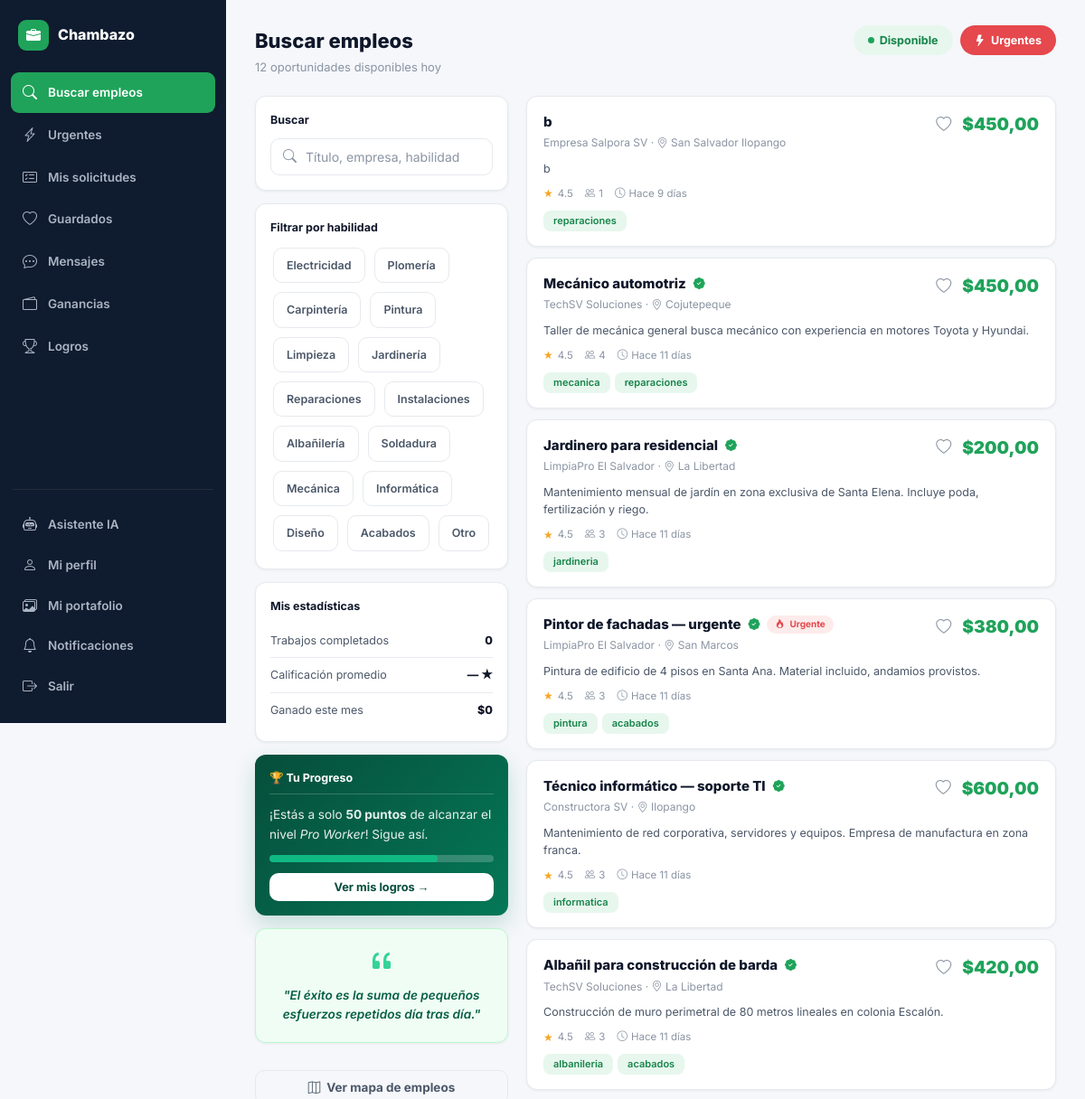
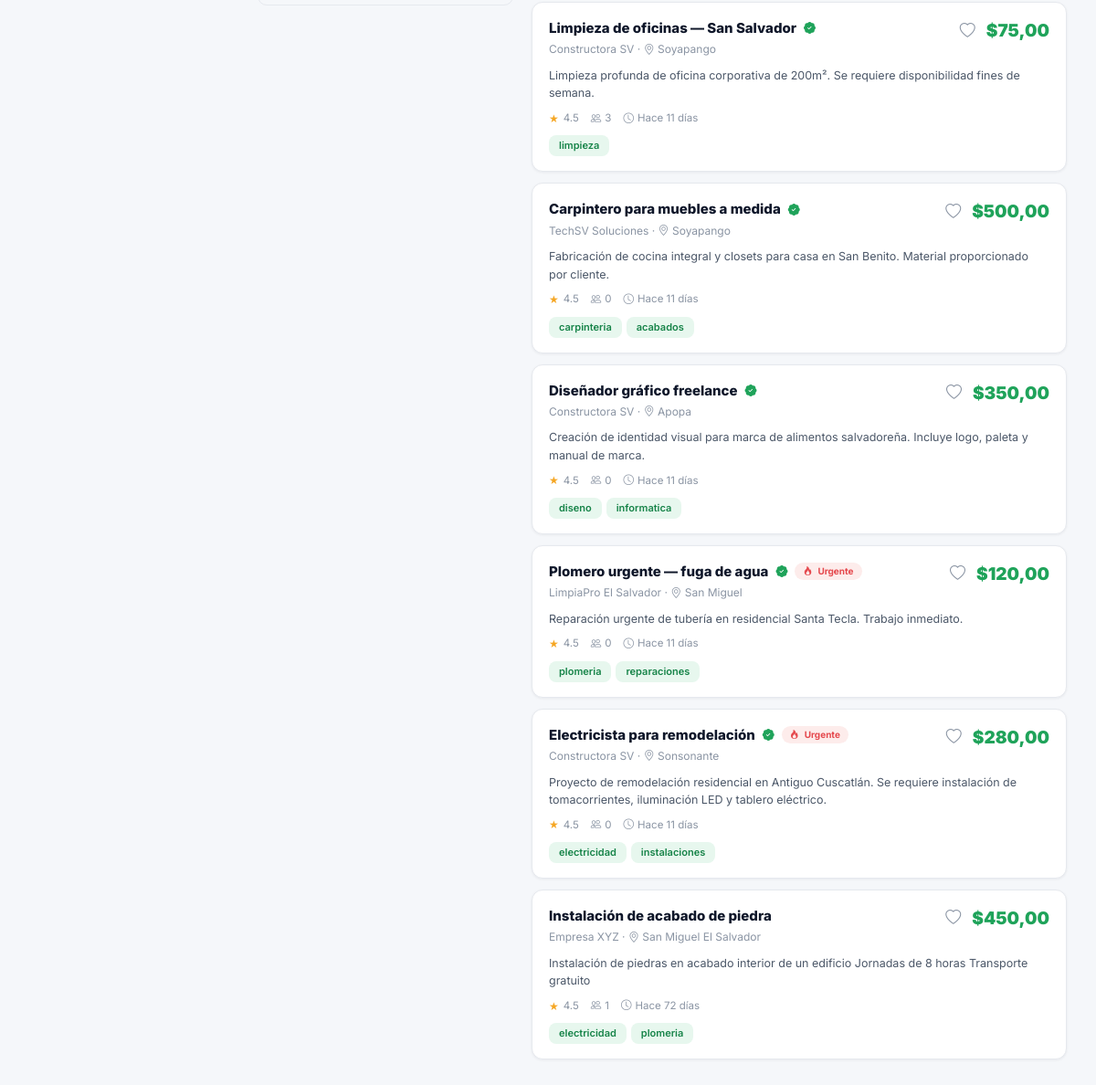
Page /inicio/ (signed in) on the committed database (2 pictures, top to bottom).
### core/models.py (models this page shows, shortened)
class UserProfile(models.Model):
    ROL_CHOICES = [('trabajador', 'Trabajador'), ('contratista', 'Contratista')]
    user        = models.OneToOneField(User, on_delete=models.CASCADE, related_name='profile')
    rol         = models.CharField(max_length=20, choices=ROL_CHOICES)
    telefono    = models.CharField(max_length=20, blank=True)
    ubicacion   = models.CharField(max_length=100, blank=True)
    lat         = models.FloatField(null=True, blank=True)
    lng         = models.FloatField(null=True, blank=True)
    descripcion = models.TextField(blank=True)
    habilidades = models.JSONField(default=list, blank=True)
    empresa     = models.CharField(max_length=100, blank=True)
    foto        = models.ImageField(upload_to='fotos/', null=True, blank=True)
    verificado  = models.BooleanField(default=False)
    calificacion= models.FloatField(default=0.0)
    total_trabajos = models.IntegerField(default=0)
    notif_email = models.BooleanField(default=True)
    notif_sistema = models.BooleanField(default=True)
    disponible  = models.BooleanField(default=True)   # activo para contratar
    tarifa_hora = models.DecimalField(max_digits=8, decimal_places=2, null=True, blank=True)
    experiencia_anos = models.PositiveIntegerField(default=0)
    portfolio_url = models.URLField(blank=True)
    dui         = models.CharField(max_length=20, blank=True, help_text='Documento Único de Identidad')
    vehiculo    = models.CharField(max_length=30, choices=[
        ('ninguno', 'Ninguno / Transporte público'),
        ('moto', 'Motocicleta'),
        ('carro', 'Automóvil'),
        ('camioneta', 'Camioneta / Pick-up'),
    ], default='ninguno')
    cv_pdf = models.FileField(upload_to='cvs/', null=True, blank=True, help_text='Curriculum Vitae (PDF u otro doc)')
    certificaciones = models.TextField(blank=True, help_text='Postgrados, certificaciones o cursos realizados')
    disponibilidad_horario = models.CharField(max_length=100, blank=True, help_text='Ej: Lunes a Viernes, Fines de semana, Turno completo')
    contacto_emergencia = models.CharField(max_length=150, blank=True)
    nivel_educativo = models.CharField(max_length=50, blank=True, choices=[
        ('basica', 'Educación Básica'),
        ('media', 'Bachillerato / Secundaria'),
        ('tecnico', 'Técnico Vocacional'),
        ('universitario', 'Universitario / Superior')
    ], default='media')
    idiomas = models.CharField(max_length=150, blank=True, help_text='Ej: Inglés (Básico), Español (Nativo)')
    referencias_personales = models.TextField(blank=True, help_text='Nombres y teléfonos de referencias')
    expectativa_salarial = models.CharField(max_length=50, blank=True, help_text='Ej: $400 - $600 mensual')
    nit_nrc     = models.CharField(max_length=30, blank=True, help_text='NIT o NRC fiscal')
    giro_comercial = models.CharField(max_length=150, blank=True, help_text='Giro o actividad económica')
    sitio_web   = models.URLField(blank=True)
    redes_sociales = models.CharField(max_length=255, blank=True, help_text='LinkedIn / Instagram / Facebook')
    contacto_cargo = models.CharField(max_length=100, blank=True, help_text='Cargo o departamento de contacto')
    anos_operacion = models.PositiveIntegerField(default=0, help_text='Años de operar en el mercado')
    cantidad_empleados = models.CharField(max_length=50, blank=True, choices=[
        ('1-10', '1 a 10 empleados'),
        ('11-50', '11 a 50 empleados'),
        ('51-200', '51 a 200 empleados'),
        ('200+', 'Más de 200 empleados')
    ], default='1-10')
    tipo_empresa = models.CharField(max_length=50, blank=True, choices=[
        ('privada', 'Empresa Privada'),
        ('publica', 'Institución Pública'),
        ('ong', 'ONG / Sin fines de lucro'),
        ('independiente', 'Profesional Independiente')
    ], default='privada')
    registro_fiscal = models.FileField(upload_to='documentos_fiscales/', blank=True, null=True, help_text='Sube una copia del registro de la empresa')
    @property
    def nombre_display(self):
        if self.rol == 'contratista' and self.empresa:
            return self.empresa
        return self.user.get_full_name() or self.user.username
    def match_score(self, trabajo):
        if not self.habilidades or not trabajo.habilidades_req:
            return 0
        mias = set(self.habilidades)
        req  = set(trabajo.habilidades_req)
        if not req:
            return 0
        return int(len(mias & req) / len(req) * 100)

class Trabajo(models.Model):
    ESTADO_VACANTE = [
        ('disponible', 'Disponible'),
        ('en_proceso', 'En proceso'),
        ('ocupada', 'Ocupada'),
    ]
    contratista   = models.ForeignKey(User, on_delete=models.CASCADE, related_name='trabajos_publicados')
    titulo        = models.CharField(max_length=200)
    categoria     = models.CharField(max_length=50, choices=CATEGORY_CHOICES)
    descripcion   = models.TextField()
    requisitos    = models.TextField(blank=True)
    beneficios    = models.TextField(blank=True)
    ubicacion     = models.CharField(max_length=200)
    lat           = models.FloatField(null=True, blank=True)
    lng           = models.FloatField(null=True, blank=True)
    presupuesto   = models.DecimalField(max_digits=10, decimal_places=2)
    es_urgente    = models.BooleanField(default=False)
    estado_vacante= models.CharField(max_length=20, choices=ESTADO_VACANTE, default='disponible')
    activo        = models.BooleanField(default=True)
    creado        = models.DateTimeField(auto_now_add=True)
    actualizado   = models.DateTimeField(auto_now=True)
    habilidades_req = models.JSONField(default=list, blank=True)
    vistas        = models.PositiveIntegerField(default=0)
    modalidad     = models.CharField(max_length=20, choices=[
        ('presencial','Presencial'), ('remoto','Remoto'), ('hibrido','Híbrido')
    ], default='presencial')
    duracion      = models.CharField(max_length=100, blank=True,
                                     help_text='Ej: 3 días, 1 semana')
    verificacion_requerida = models.BooleanField(default=False)
    fecha_inicio  = models.DateField(null=True, blank=True)
    fecha_limite  = models.DateField(null=True, blank=True)
    nivel_experiencia = models.CharField(max_length=30, choices=[
        ('sin_experiencia', 'Sin experiencia previa'),
        ('intermedio', 'Intermedio (1-3 años)'),
        ('experto', 'Experto (+3 años)')
    ], default='intermedio')
    herramientas  = models.CharField(max_length=30, choices=[
        ('empleador', 'Proporcionadas por el empleador'),
        ('trabajador', 'El trabajador debe traer sus herramientas'),
        ('ambos', 'Mixto')
    ], default='empleador')
    horario       = models.CharField(max_length=100, blank=True, help_text='Ej: 8:00 AM - 5:00 PM')
    vacantes_disponibles = models.PositiveIntegerField(default=1)
    transporte_propio = models.BooleanField(default=False)
    contacto_emergencia_sitio = models.CharField(max_length=150, blank=True)
    comision_plataforma = models.DecimalField(max_digits=8, decimal_places=2, default=0.00)
    tarifa_urgencia     = models.DecimalField(max_digits=8, decimal_places=2, default=0.00)
    total_a_pagar       = models.DecimalField(max_digits=10, decimal_places=2, default=0.00)
    pagado        = models.BooleanField(default=False)
    fecha_pago    = models.DateTimeField(null=True, blank=True)
    metodo_pago_id= models.CharField(max_length=100, blank=True, help_text='ID de transacción / comprobante de tarjeta')
    fecha_pago    = models.DateTimeField(null=True, blank=True)
    class Meta:
        ordering = ['-creado']
    @property
    def tiempo_relativo(self):
        from django.utils import timezone
        diff = timezone.now() - self.creado
        if diff.days > 0:
            return f"Hace {diff.days} día{'s' if diff.days > 1 else ''}"
        hours = diff.seconds // 3600
        if hours > 0:
            return f"Hace {hours} hora{'s' if hours > 1 else ''}"
        mins = diff.seconds // 60
        return f"Hace {mins} minutos"
    @property
    def candidatos_count(self):
        return self.solicitudes.count()

### core/views.py (the view)
# urls.py: path('inicio/', views.home_trabajador, name='home_trabajador'),
@login_required
def home_trabajador(request):
    qs = Trabajo.objects.filter(activo=True).select_related('contratista__profile')
    q = request.GET.get('q', '')
    categoria = request.GET.get('categoria', '')
    urgente = request.GET.get('urgente', '')
    if q:
        qs = qs.filter(Q(titulo__icontains=q) | Q(descripcion__icontains=q) | Q(ubicacion__icontains=q))
    if categoria:
        qs = qs.filter(categoria=categoria)
    if urgente:
        qs = qs.filter(es_urgente=True)
    profile = request.user.profile
    guardado_ids = set(TrabajoGuardado.objects.filter(usuario=request.user).values_list('trabajo_id', flat=True))
    trabajos_list = []
    for t in qs[:60]:
        t.match = profile.match_score(t)
        t.esta_guardado = t.pk in guardado_ids
        trabajos_list.append(t)
    mis_sols = Solicitud.objects.filter(trabajador=request.user)
    stats = {
        'completados': mis_sols.filter(estado='contratado').count(),
        'calificacion': profile.calificacion,
        'ganado_mes': _ganado_este_mes(request.user),
    }
    ctx = ctx_base(request)
    ctx.update({'trabajos': trabajos_list, 'stats': stats, 'active': 'buscar', 'skills': SKILL_CHOICES})
    return render(request, 'core/home_trabajador.html', ctx)

### core/context_processors.py (called while the page is built)
def global_settings(request):
    return {
        'GOOGLE_MAPS_KEY': getattr(settings, 'GOOGLE_MAPS_API_KEY', ''),
    }

### core/views.py (called while the page is built)
def ctx_base(request):
    ctx = {'GOOGLE_MAPS_KEY': settings.GOOGLE_MAPS_API_KEY}
    if request.user.is_authenticated:
        ctx['notif_count'] = Notificacion.objects.filter(usuario=request.user, leida=False).count()
        if request.user.profile.rol == 'trabajador':
            ctx['urgentes_count'] = Trabajo.objects.filter(activo=True, es_urgente=True).count()
            ctx['solicitudes_pend_count'] = Solicitud.objects.filter(
                trabajador=request.user, estado__in=['pendiente', 'en_revision']).count()
    return ctx

def _ganado_este_mes(user):
    hoy = timezone.now()
    total = Solicitud.objects.filter(
        trabajador=user, estado='contratado',
        actualizado__year=hoy.year, actualizado__month=hoy.month
    ).aggregate(s=Sum('trabajo__presupuesto'))['s']
    return total or 0

### core/templates/core/home_trabajador.html (shortened to what this page needs)
{% extends 'core/base.html' %}
{% block body %}
{% include 'core/_sidebar_trabajador.html' %}
<div class="page-hd">
  <div>
    <h1>Buscar empleos</h1>
    <p>{{ trabajos|length }} oportunidad{{ trabajos|length|pluralize:"es" }} disponible{{ trabajos|length|pluralize }} hoy</p>
  </div>
  <div class="pill-toggle">
    <span class="pill pill-green"><span class="pill-dot"></span>Disponible</span>
    <a href="{% url 'trabajos_urgentes' %}" class="pill pill-red"><i class="bi bi-lightning-fill"></i> Urgentes</a>
  </div>
</div>
<div class="layout-2col">
  <div>
    <div class="filter-card">
      <h4>Buscar</h4>
      <form method="get" id="searchForm">
        <div class="input-icon-wrap">
          <i class="bi bi-search"></i>
          <input type="text" name="q" value="{{ request.GET.q }}" class="form-control" placeholder="Título, empresa, habilidad">
        </div>
      </form>
    </div>
    <div class="filter-card">
      <h4>Filtrar por habilidad</h4>
      <div style="display:flex;flex-wrap:wrap;gap:4px;">
        {% for val, label in skills %}
        <a href="?categoria={{ val }}{% if request.GET.q %}&q={{ request.GET.q }}{% endif %}"
           class="cat-icon-btn {% if request.GET.categoria == val %}active{% endif %}">{{ label }}</a>
        {% endfor %}
      </div>
    </div>
    <div class="filter-card">
      <h4>Mis estadísticas</h4>
      <div class="mini-stat-row"><span class="lbl">Trabajos completados</span><span class="val">{{ stats.completados }}</span></div>
      <div class="mini-stat-row"><span class="lbl">Calificación promedio</span><span class="val">{{ stats.calificacion|default:"—" }} ★</span></div>
      <div class="mini-stat-row"><span class="lbl">Ganado este mes</span><span class="val t-green">${{ stats.ganado_mes }}</span></div>
    </div>
    <div class="filter-card" style="background:linear-gradient(135deg, #064e3b, #047857); color:#fff; border:none; box-shadow:0 10px 25px rgba(4,120,87,0.2);">
      <h4 style="color:#fff; border-bottom:1px solid rgba(255,255,255,0.2); padding-bottom:8px; margin-bottom:12px;">🏆 Tu Progreso</h4>
      <div style="font-size:0.85rem; margin-bottom:12px; opacity:0.9;">¡Estás a solo <strong>50 puntos</strong> de alcanzar el nivel <em>Pro Worker</em>! Sigue así.</div>
      <div style="background:rgba(255,255,255,0.2); height:8px; border-radius:4px; overflow:hidden; margin-bottom:12px;">
        <div style="width:75%; background:#10b981; height:100%; border-radius:4px;"></div>
      </div>
      <a href="{% url 'logros' %}" class="btn" style="background:#fff; color:#064e3b; width:100%; font-size:0.8rem; padding:6px; font-weight:700;">Ver mis logros →</a>
    </div>
    <div class="filter-card" style="background:#f0fdf4; border:1px solid #bbf7d0; text-align:center; padding:20px 16px;">
      <i class="bi bi-quote" style="font-size:2rem; color:#34d399; line-height:1;"></i>
      <p style="font-size:0.85rem; color:#065f46; font-weight:600; font-style:italic; margin:8px 0 0;">
        "El éxito es la suma de pequeños esfuerzos repetidos día tras día."
      </p>
    </div>
    <button onclick="toggleMap()" class="btn btn-outline btn-full" id="mapToggleBtn" style="margin-top:16px;">
      <i class="bi bi-map"></i> Ver mapa de empleos
    </button>
  </div>
  <div>
    {% for trabajo in trabajos %}
    <div class="job-row-card">
      <div class="job-row-top">
        <div style="flex:1;min-width:0;">
          <div class="flex-c gap-8">
            <a href="{% url 'trabajo_detalle' trabajo.pk %}" class="job-row-title-link">{{ trabajo.titulo }}</a>
            {% if trabajo.contratista.profile.verificado %}<i class="bi bi-patch-check-fill t-green" style="font-size:13px;"></i>{% endif %}
            {% if trabajo.es_urgente %}<span class="pill pill-red-lt" style="padding:2px 9px;font-size:10px;"><i class="bi bi-fire"></i> Urgente</span>{% endif %}
          </div>
          <div class="job-row-author">{{ trabajo.contratista.profile.nombre_display }} · <i class="bi bi-geo-alt"></i> {{ trabajo.ubicacion }}</div>
        </div>
        <div class="flex-c gap-10" style="flex-shrink:0;">
          <form method="post" action="{% url 'toggle_guardado' trabajo.pk %}"><input type="hidden" name="next" value="{{ request.get_full_path }}">{% csrf_token %}
            <button type="submit" class="save-heart {% if trabajo.esta_guardado %}saved{% endif %}"><i class="bi {% if trabajo.esta_guardado %}bi-heart-fill{% else %}bi-heart{% endif %}"></i></button>
          </form>
          <div class="job-row-price">${{ trabajo.presupuesto }}</div>
        </div>
      </div>
      <div class="job-row-desc">{{ trabajo.descripcion|truncatechars:140 }}</div>
      <div class="job-row-meta">
        <span><span class="stars" style="font-size:12px;">★</span> {{ trabajo.contratista.profile.calificacion|default:"4.5" }}</span>
        <span><i class="bi bi-people"></i> {{ trabajo.candidatos_count }}</span>
        <span><i class="bi bi-clock"></i> {{ trabajo.tiempo_relativo }}</span>
      </div>
      <div style="display:flex;flex-wrap:wrap;gap:5px;">
        {% for hab in trabajo.habilidades_req|slice:":3" %}<span class="skill-tag">{{ hab }}</span>{% endfor %}
      </div>
    </div>
    {% endfor %}
  </div>
</div>
{% include 'core/_sidebar_close.html' %}
{% endblock %}

### rows in the picture
UserProfile: calificacion "—"
Trabajo: titulo "b", contratista.profile.nombre_display "Empresa Salpora SV", ubicacion "San Salvador Ilopango", presupuesto "450,00", descripcion "b", contratista.profile.calificacion "4.5", candidatos_count "1", tiempo_relativo "Hace 9 días", habilidades_req "reparaciones"
Trabajo: titulo "Mecánico automotriz", contratista.profile.nombre_display "TechSV Soluciones", ubicacion "Cojutepeque", presupuesto "450,00", descripcion "Taller de mecánica general busca mecánico con experiencia en motores Toyota y Hyundai.", contratista.profile.calificacion "4.5", candidatos_count "4", tiempo_relativo "Hace 11 días", habilidades_req "mecanica" "reparaciones"
Trabajo: titulo "Jardinero para residencial", contratista.profile.nombre_display "LimpiaPro El Salvador", ubicacion "La Libertad", presupuesto "200,00", descripcion "Mantenimiento mensual de jardín en zona exclusiva de Santa Elena. Incluye poda, fertilización y riego.", contratista.profile.calificacion "4.5", candidatos_count "3", tiempo_relativo "Hace 11 días", habilidades_req "jardineria"
Trabajo: titulo "Pintor de fachadas — urgente", es_urgente True (drawn), contratista.profile.nombre_display "LimpiaPro El Salvador", ubicacion "San Marcos", presupuesto "380,00", descripcion "Pintura de edificio de 4 pisos en Santa Ana. Material incluido, andamios provistos.", contratista.profile.calificacion "4.5", candidatos_count "3", tiempo_relativo "Hace 11 días", habilidades_req "pintura" "acabados"
Trabajo: titulo "Técnico informático — soporte TI", contratista.profile.nombre_display "Constructora SV", ubicacion "Ilopango", presupuesto "600,00", descripcion "Mantenimiento de red corporativa, servidores y equipos. Empresa de manufactura en zona franca.", contratista.profile.calificacion "4.5", candidatos_count "3", tiempo_relativo "Hace 11 días", habilidades_req "informatica"
Trabajo: titulo "Albañil para construcción de barda", contratista.profile.nombre_display "TechSV Soluciones", ubicacion "La Libertad", presupuesto "420,00", descripcion "Construcción de muro perimetral de 80 metros lineales en colonia Escalón.", contratista.profile.calificacion "4.5", candidatos_count "3", tiempo_relativo "Hace 11 días", habilidades_req "albanileria" "acabados"
Trabajo: titulo "Limpieza de oficinas — San Salvador", contratista.profile.nombre_display "Constructora SV", ubicacion "Soyapango", presupuesto "75,00", descripcion "Limpieza profunda de oficina corporativa de 200m². Se requiere disponibilidad fines de semana.", contratista.profile.calificacion "4.5", candidatos_count "3", tiempo_relativo "Hace 11 días", habilidades_req "limpieza"
Trabajo: titulo "Carpintero para muebles a medida", contratista.profile.nombre_display "TechSV Soluciones", ubicacion "Soyapango", presupuesto "500,00", descripcion "Fabricación de cocina integral y closets para casa en San Benito. Material proporcionado por cliente.", contratista.profile.calificacion "4.5", candidatos_count "0", tiempo_relativo "Hace 11 días", habilidades_req "carpinteria" "acabados"
Trabajo: titulo "Diseñador gráfico freelance", contratista.profile.nombre_display "Constructora SV", ubicacion "Apopa", presupuesto "350,00", descripcion "Creación de identidad visual para marca de alimentos salvadoreña. Incluye logo, paleta y manual de marca.", contratista.profile.calificacion "4.5", candidatos_count "0", tiempo_relativo "Hace 11 días", habilidades_req "diseno" "informatica"
Trabajo: titulo "Plomero urgente — fuga de agua", es_urgente True (drawn), contratista.profile.nombre_display "LimpiaPro El Salvador", ubicacion "San Miguel", presupuesto "120,00", descripcion "Reparación urgente de tubería en residencial Santa Tecla. Trabajo inmediato.", contratista.profile.calificacion "4.5", candidatos_count "0", tiempo_relativo "Hace 11 días", habilidades_req "plomeria" "reparaciones"
Trabajo: titulo "Electricista para remodelación", es_urgente True (drawn), contratista.profile.nombre_display "Constructora SV", ubicacion "Sonsonante", presupuesto "280,00", descripcion "Proyecto de remodelación residencial en Antiguo Cuscatlán. Se requiere instalación de tomacorrientes, iluminación LED y tablero eléctrico.", contratista.profile.calificacion "4.5", candidatos_count "0", tiempo_relativo "Hace 11 días", habilidades_req "electricidad" "instalaciones"
Trabajo: titulo "Instalación de acabado de piedra", contratista.profile.nombre_display "Empresa XYZ", ubicacion "San Miguel El Salvador", presupuesto "450,00", descripcion "Instalación de piedras en acabado interior de un edificio Jornadas de 8 horas Transporte gratuito", contratista.profile.calificacion "4.5", candidatos_count "1", tiempo_relativo "Hace 72 días", habilidades_req "electricidad" "plomeria"

### other values in the picture
{{ trabajos|length }} "12"
{{ label }} "Electricidad" "Plomería" "Carpintería" "Pintura" "Limpieza" "Jardinería" "Reparaciones" "Instalaciones" "Albañilería" "Soldadura" "Mecánica" "Informática" "Diseño" "Acabados" "Otro"
{{ stats.completados }} "0"
{{ stats.ganado_mes }} "0"
